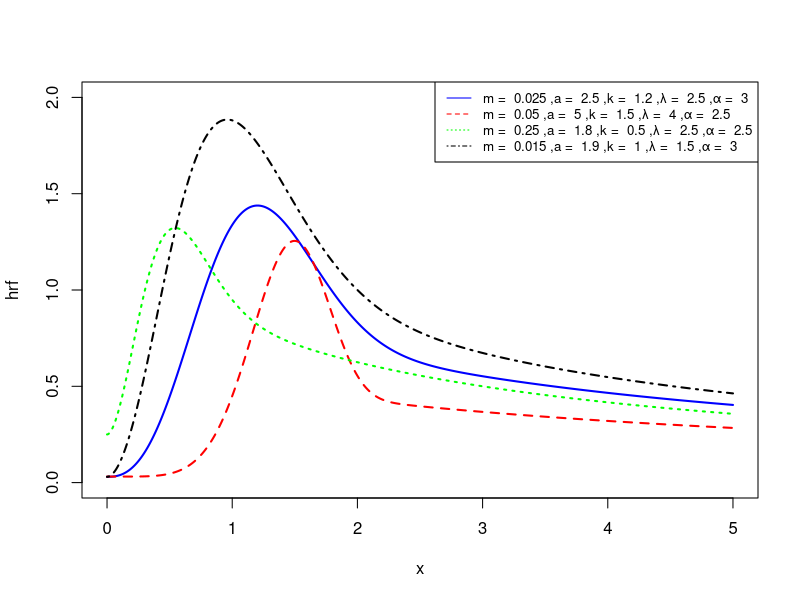
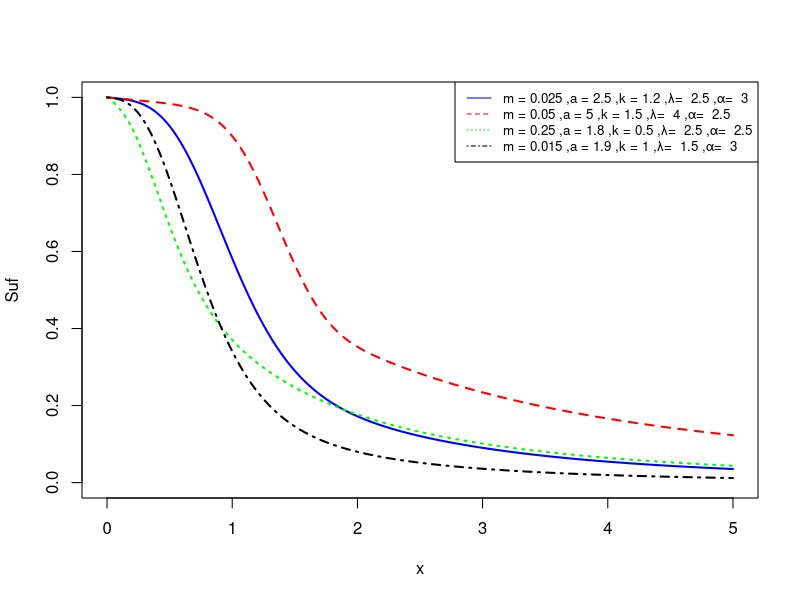

These figures' R source, in order:
#par(mfrow=c(1,2))
w <- function(x, a , k){
  1-exp(-(x/k)^(a))
}

#Fonction de répartition
cdf <- function(x, alpha,lambda, m, a, k){
  1-(1+x*(w(x,a, k)+m)/lambda)^(-alpha)
}

#Fonction de densité
pdf <- function(x, alpha,lambda, m,a,k){
  (alpha/lambda)*(w(x,a,k)+m+x*(a/k)*((x/k)^(a-1))*(exp(-(x/k)^(a))))*(1+x*((w(x,a, k)+m)/lambda))^(-alpha-1)
}

#hazard function
h<-function(x, alpha,lambda, m,a,k){
  pdf(x, alpha,lambda, m,a,k)/(1-cdf(x, alpha,lambda, m,a,k))
}

#survival finction
s<- function(x, alpha,lambda, m,a,k){
  (1-cdf(x, alpha,lambda, m,a,k))
}

a = c(2.5,5,1.8,1.9)
k = c(1.2,1.5,0.5,1)
alpha <- c(3,2.5,2.5,3)
lambda <- c(2.5,4,2.5,1.5)
m <- c(0.025, 0.05, 0.25, 0.015)
x <- seq(0, 5, length.out = 10000)

col = c("blue", "red", "green", "black")



plot(x, y <- h(x, alpha[1], lambda[1]  , m[1],a[1],k[1]), type = 'l',lty=1, ylim = c(0, 2), xlab = "x", ylab = "hrf",col= col[1],lwd=2)
legend("topright", legend = c(paste("m = ", m,",a = ",a, ",k = ",k,  ",\u03BB = ", lambda, ",\u03B1 = ",alpha)), col = c("blue", "red", "green", "black"), lty = c(1,2,3,4), cex = 0.8)

for (i in 2:length(m)){
  y <- h(x, alpha[i], lambda[i], m[i],a[i],k[i])
  lines(x, y, col = col[i],lwd=2,lty=i)
}


plot(x, y <- s(x, alpha[1], lambda[1]  , m[1],a[1],k[1]),lty=1, type = 'l', ylim = c(0, 1), xlab = "x", ylab = "Suf",col= col[1],lwd=2)
legend("topright", legend = c(paste("m =", m,",a =", a,",k =", k, ",\u03BB= ", lambda, ",\u03B1= ", alpha)), col = c("blue", "red", "green", "black"), lty = c(1,2,3,4), cex = 0.8)

for (i in 2:length(m)){
  y <- s(x, alpha[i], lambda[i], m[i],a[i],k[i])
  lines(x, y, col = col[i],lwd=2,lty=i)
}

